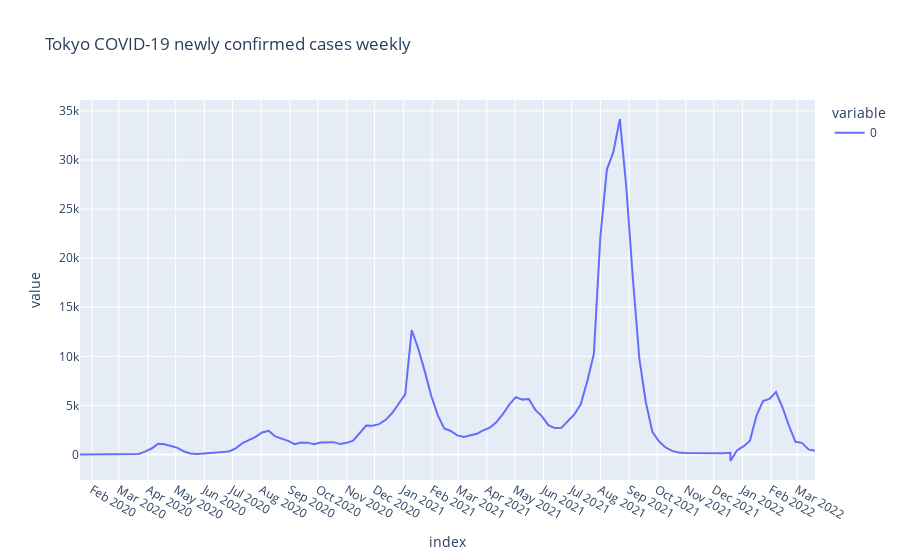

Notebook code cell kept with this figure:
### Code cell
ts_forecast = result.predict(start=df_gr.index[-1], end=df_gr.index[-1]+relativedelta(months=3))
#display(ts_forecast[:10])

fig = px.line(pd.concat([df_gr.Tokyo, ts_forecast]), title='Tokyo COVID-19 newly confirmed cases weekly')
fig.update_layout({
    'xaxis': {
        'dtick': 'M1'
    }
})
fig.show()
